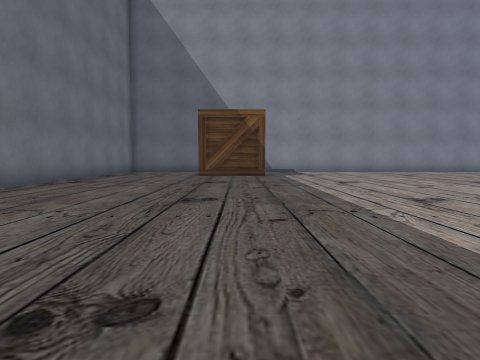
view 1 (above)

24 first-person views from a walk through a 3-D level made in the Unity game engine. The camera is 0.72 m above the floor, tilts 4° down and sees 75° across. Doors are open. The floor is counted in squares, 1 m on a side. Each view is taken from the middle of a square. On the plan, view 1 faces up. The plan holds only what a view shows up to about 10 squares ahead; the rest is blank. The player character is not drawn. Some surface patterns are stand-ins.

view 2
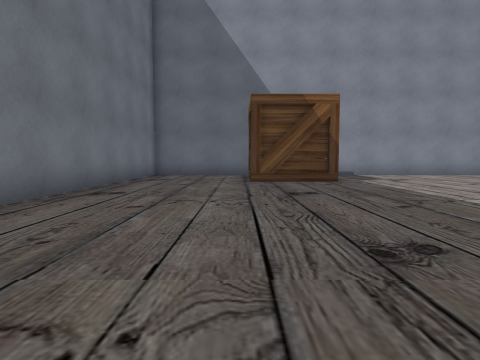

view 3
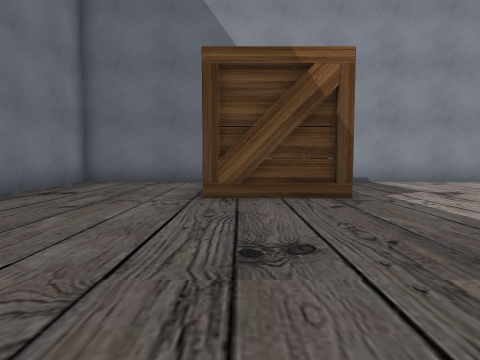

view 4
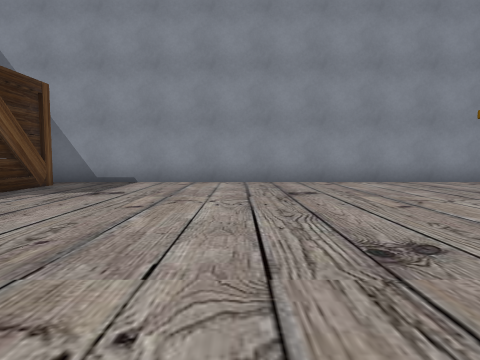

view 5
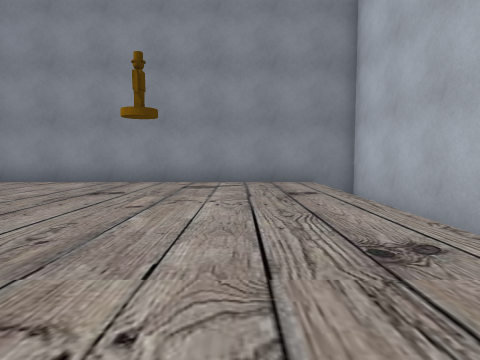

view 6
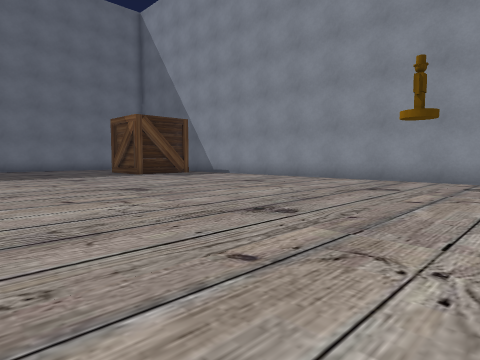

view 7
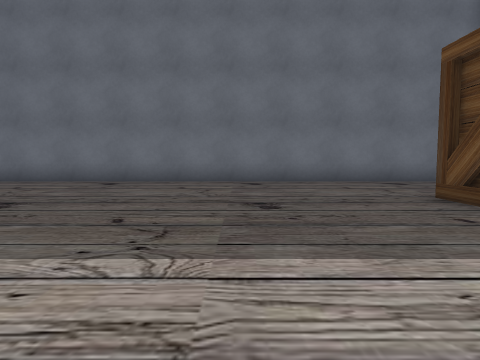

view 8
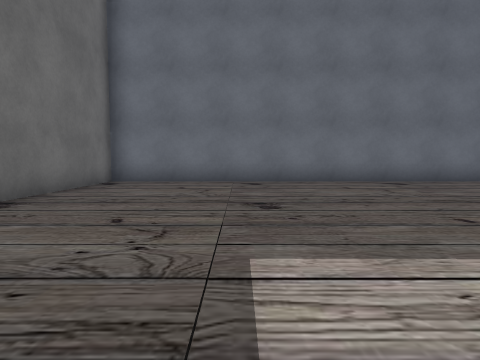

view 9
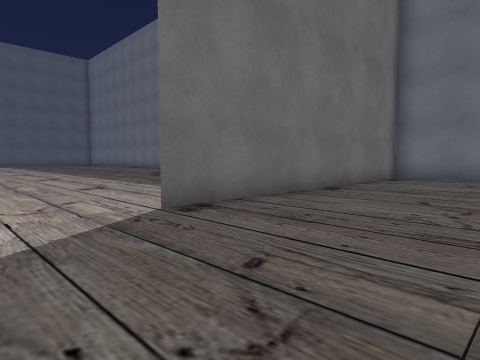

view 10
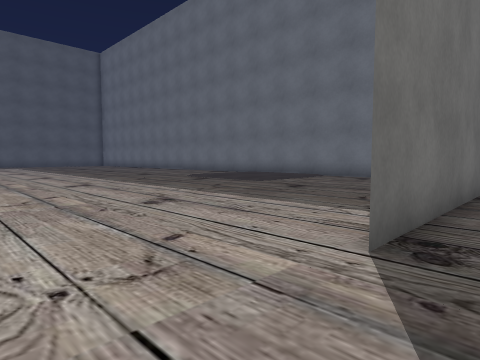

view 11
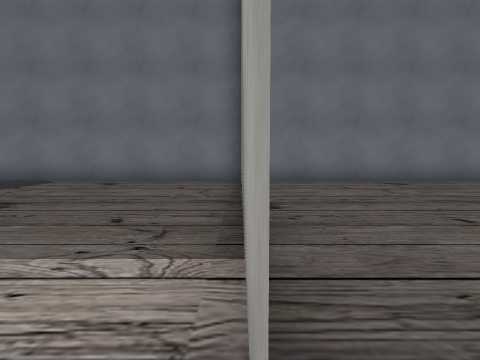

view 12
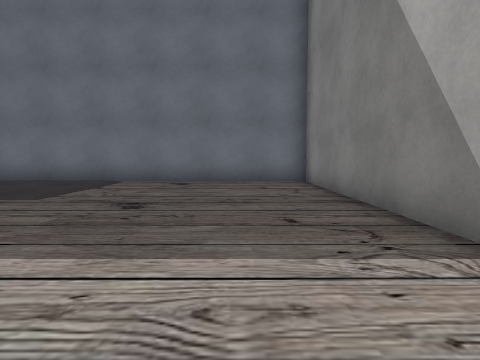

view 13
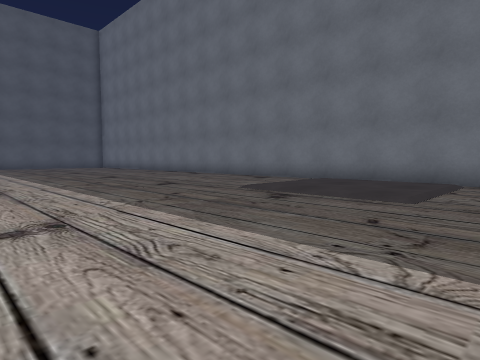

view 14
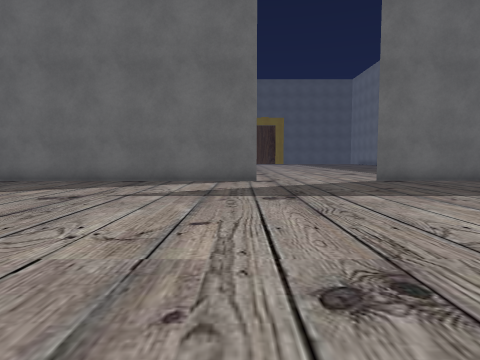

view 15
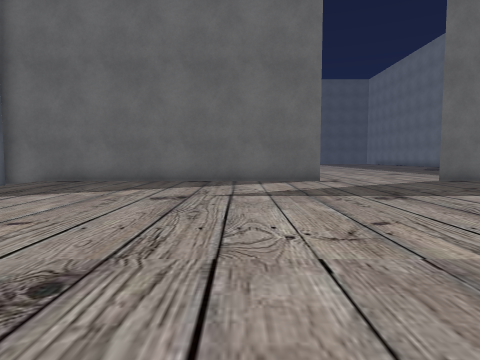

view 16
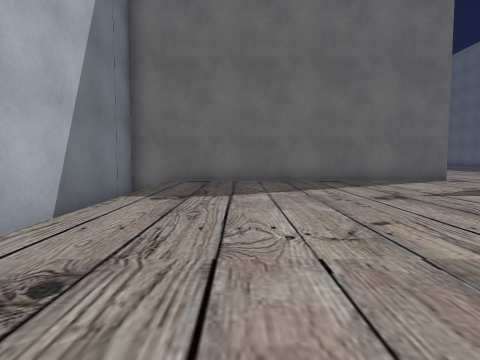

view 17
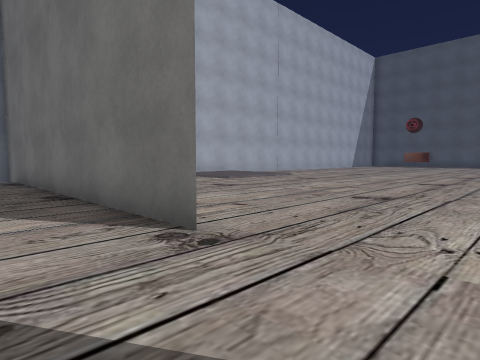

view 18
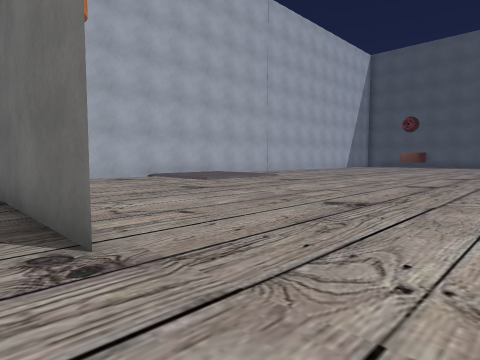

view 19
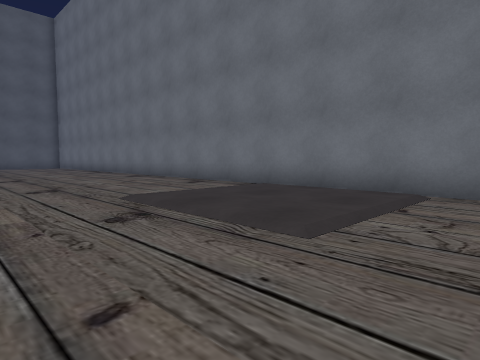

view 20
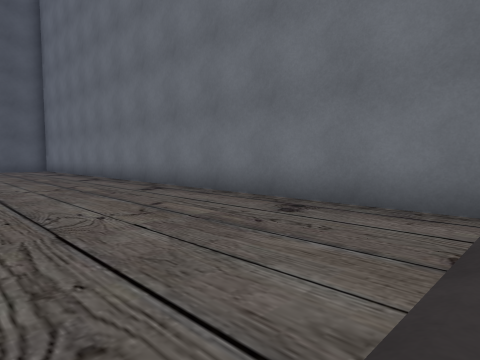

view 21
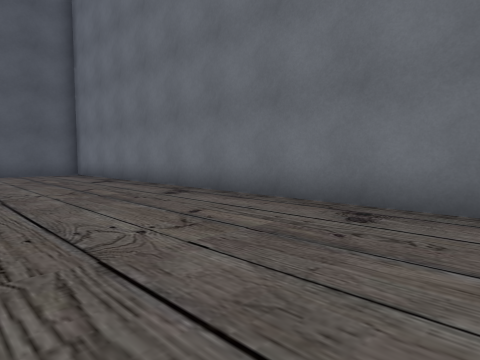

view 22
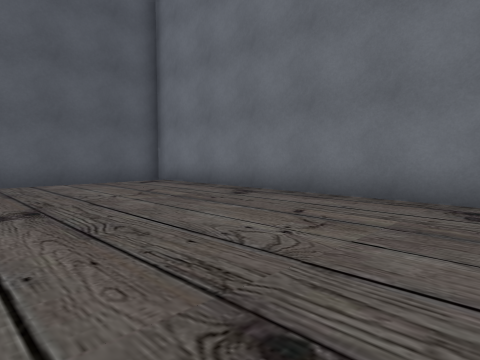

view 23
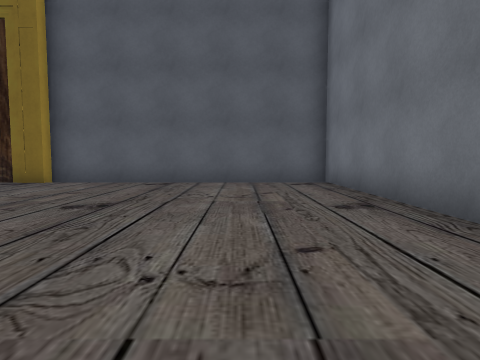

view 24
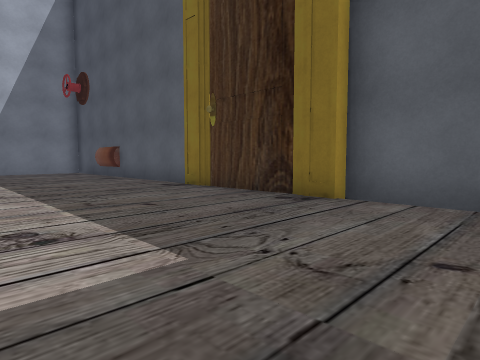

### Floor plan
Points are (right, up) in squares from view 1. A wall is a line through its corners. A room is listed if a view was taken in it or the views show most of it. See-through windows are left out.
Room 1 (views 1, 2, 3, 4, 5, 6, 7, 8, 9, 10, 11, 14, 15, 16, 17, 18)
walls: (7.4, -2.9) (16.5, -2.9); (3.8, -3) (2.6, -3); (16.5, 16.4) (-5.6, 16.4) (-5.6, -3.1); (-5.8, -2.9) (3.8, -2.9)
ways out: opening at (5, -3.8) to room 2; opening at (17, -3) to room 2
objects: other object (-1, 13) to (1, 15)
Room 2 (views 12, 13, 19, 20, 21, 22, 23, 24)
walls: (7.9, -31.6) (8.7, -31.6); (2.6, -3) (-5.8, -3); (-5.6, -3.1) (-5.6, -31.6) (2.7, -31.6) (2.7, -31.2) (7.2, -31.2)
ways out: opening at (5, -3.8) to room 1; opening at (17, -3) to room 1

Positions as (right, up) in squares from view 1, and headings:
1: (0, 0), facing up
2: (-2, 3), facing up
3: (-1, 7), facing up
4: (6, 7), facing up
5: (14, 7), facing up
6: (14, 6), facing up-left
7: (4, 9), facing left
8: (4, 1), facing left
9: (6, 1), facing down-left
10: (6, -2), facing down-left
11: (4, -3), facing left
12: (4, -5), facing left
13: (4, -7), facing down-left
14: (8, 7), facing down
15: (10, 7), facing down
16: (14, 7), facing down
17: (5, -1), facing down-right
18: (5, -2), facing down-right
19: (1, -7), facing down-left
20: (-1, -12), facing down-left
21: (-1, -17), facing down-left
22: (0, -22), facing down-left
23: (-3, -22), facing down
24: (0, -26), facing down-right
